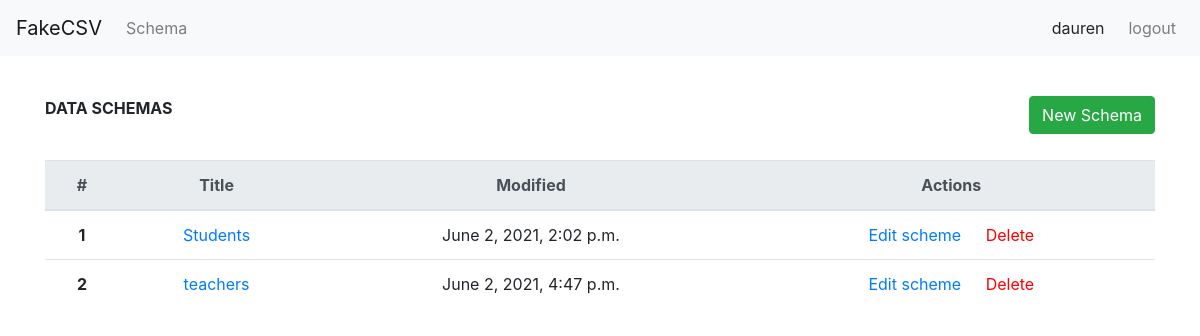
The page /data-schemas (signed in) on the database its author committed.
### generator_service/models.py (models this page shows, shortened)
class TblSchemaBasicInfo(models.Model):
    schema_name = models.CharField(max_length=20, default='', null=True)
    column_separator = models.CharField(max_length=15,choices=SEPARATOR_CHOICES,default=";")
    string_character = models.CharField(max_length=15,choices=STRING_CHARACTER_CHOICES,default="'")
    creator = models.ForeignKey(User, on_delete = models.CASCADE, null=True)
    updated_time = models.DateTimeField(auto_now_add=False, auto_now=True)
    created_time = models.DateTimeField(auto_now_add=True, auto_now=False)
    class Meta:
        db_table = "mdl_schema_basic_info"
        verbose_name = 'Структура файла'
        verbose_name_plural = 'Структура файлы'

### generator_service/views.py (the view)
# urls.py: path('data-schemas',views.data_schemas_views,name="data_schemas_views"),
def data_schemas_views(request):
    context = {}
    req_user = request.user
    query = models.TblSchemaBasicInfo.objects.filter(creator=req_user)
    context['request_user'] = req_user
    context['query'] = query
    return render(request, "generator_service/data_schemas.html", context=context)

### templates/generator_service/data_schemas.html (shortened to what this page needs)
{% extends "base.html" %}
{% load static %}
{% block content %}
    <div class="container">
        <div class="schema-header">
            <span><b>DATA SCHEMAS</b> </span>
            <a class="new-schema-button" href="{% url 'new_schema_views' %}">
                <button type="button" class="btn btn-success">New Schema</button>
            </a>
        </div>
        <table class="table">
            <thead class="thead-light">
            <tr>
                <th scope="col">#</th>
                <th scope="col">Title</th>
                <th scope="col">Modified</th>
                <th scope="col">Actions</th>
            </tr>
            </thead>
            <tbody>
            {% for item in query %}
                <tr>
                    <th scope="row">{{ forloop.counter }}</th>
                    <td><a href="/data-sets/{{ item.id }}">{{ item.schema_name }}</a></td>
                    <td>{{ item.updated_time }}</td>
                    <td>
                        <a href="{% url 'edit_schema_views' item.id %}">Edit scheme</a>
                        <a class="delete-link" href="">Delete</a>
                    </td>
                </tr>
            {% endfor %}
            </tbody>
        </table>
    </div>
{% endblock %}

### templates/base.html (shortened to what this page needs)
{% load static %}
<!DOCTYPE html>
<html lang="en">
<head>
    <link rel="stylesheet" href="https://maxcdn.bootstrapcdn.com/bootstrap/4.0.0/css/bootstrap.min.css"
>
    <link rel="stylesheet" type="text/css" href="{% static 'css/main.css' %}">
</head>
<body>
<header>
    <nav class="navbar navbar-expand-lg navbar-light bg-light">
        <a class="navbar-brand" href="#">FakeCSV</a>
        <div class="collapse navbar-collapse" id="navbarText">
            <ul class="navbar-nav mr-auto">
                <li class="nav-item">
                    <a class="nav-link" href="{% url 'data_schemas_views' %}">Schema</a>
                </li>
            </ul>
            <span class="navbar">
              {{ user.username }}
            </span>
            <ul class="navbar-nav">
                <li class="nav-item">
                    <a class="nav-link" href="{% url 'logout_user' %}">logout</a>
                </li>
            </ul>
        </div>
    </nav>
</header>
<div>
    {% block content %}
    {% endblock content %}
</div>
</body>
</html>

### static/css/main.css (style rules this page uses)
body { height: 100%; }
.new-schema-button { float: right; }
.schema-header { padding-top: 40px; padding-bottom: 40px; }
.delete-link { color: red; margin-left: 20px; }
.table { text-align: center; }

### rows shown on the page
TblSchemaBasicInfo: schema_name "Students", updated_time "June 2, 2021, 2:02 p.m."
TblSchemaBasicInfo: schema_name "teachers", updated_time "June 2, 2021, 4:47 p.m."

### other values the page prints
{{ user.username }} "dauren"
